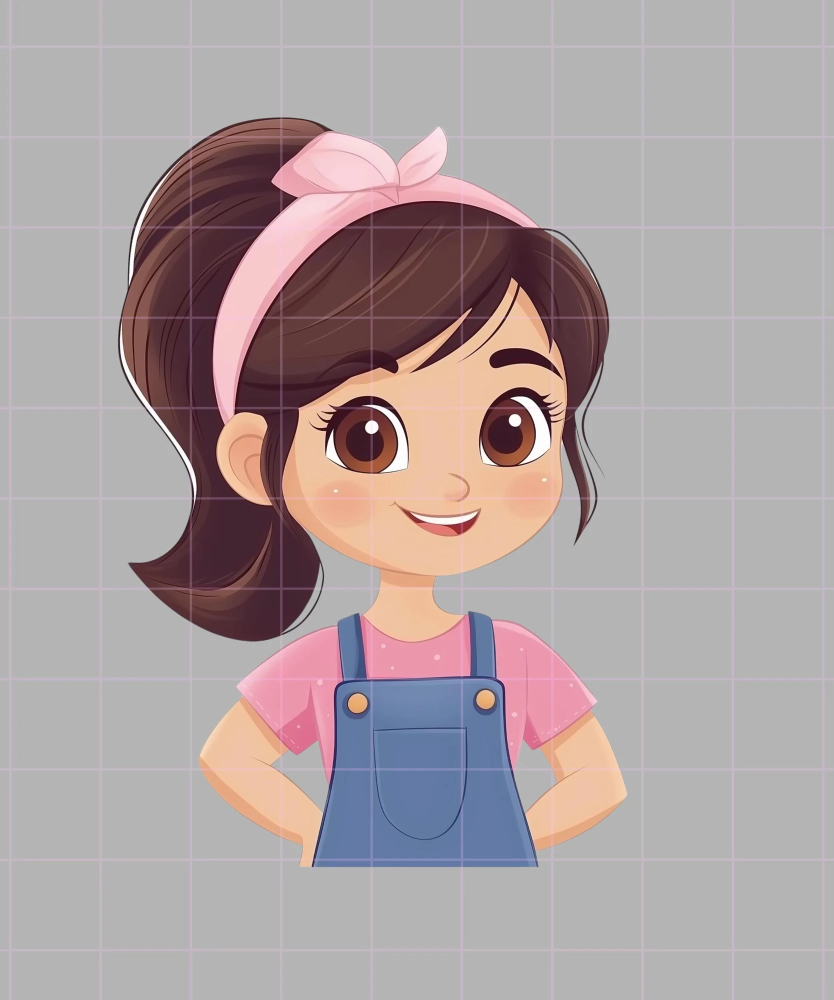
#> input picture cartoon3d-engine/assets/puppets/girl/source.webp, 1667 x 2000 px, given in place of front_neutral.png, which was not available (shown at 1/2 size)
$ python wrap_board2.py ../../assets/puppets/girl/source.webp
#> lines starting #> are read from the running program, lines starting #| are printed output that depends on the picture
"""python3 host/wrap_board2.py c1: comparison and expression boards for a head candidate."""
import os, sys
from PIL import Image, ImageDraw, ImageFont
R = os.path.join(os.path.dirname(os.path.dirname(os.path.abspath(__file__))), "build"); t = sys.argv[1]
H, W_ = os.path.join(R, "concepts", "h10", "H"), os.path.join(R, "wrap", t)
BG = (232, 228, 224); INK = (60, 54, 50); F = lambda n: ImageFont.truetype("/System/Library/Fonts/Helvetica.ttc", n)
def im(p, s):
    a = Image.open(p).convert("RGBA"); b = Image.new("RGBA", a.size, BG + (255,)); b.alpha_composite(a); return b.convert("RGB").resize(s, Image.LANCZOS)
def grid(path, title, cells, cols, size):
#> called with cols = 3, size = (520, 618)
    M, g = 30, 14; rows = (len(cells) + cols - 1) // cols
    c = Image.new("RGB", (M * 2 + cols * size[0] + (cols - 1) * g, 84 + rows * (size[1] + 44) + 16), BG); d = ImageDraw.Draw(c)
#> after `c = Image.new('RGB', (M * 2 + cols * size[0] + (cols - 1) * g, 84 + ro`:
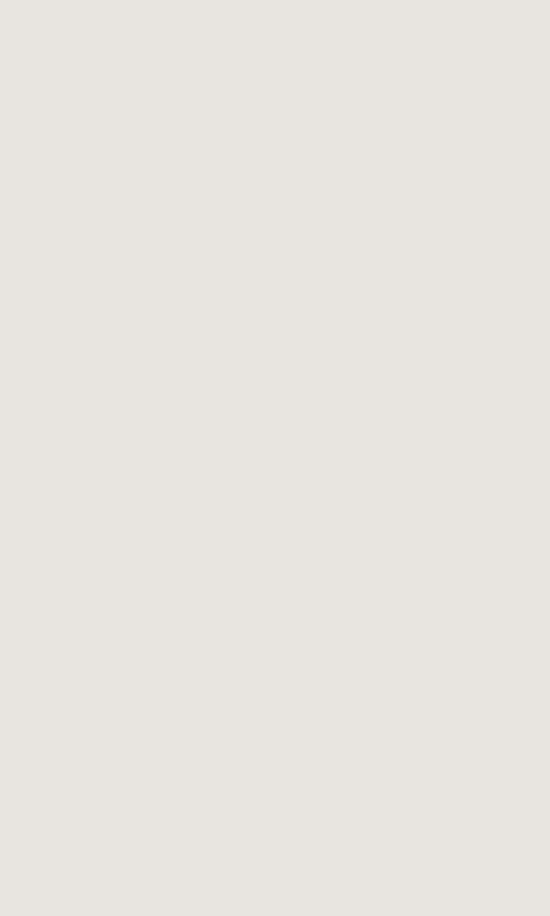
#> c: PIL image 1648x2748 RGB (shown at 1/3 size); mean R, G, B 232, 228, 224
    d.text((M, 22), title, font=F(30), fill=INK)
    for i, (p, l) in enumerate(cells):
        x = M + (i % cols) * (size[0] + g); y = 80 + (i // cols) * (size[1] + 44)
        d.text((x + size[0] / 2, y + 6), l, font=F(21), fill=INK, anchor="mt"); c.paste(im(p, size), (x, y + 36))
#> in im, `b = Image.new('RGBA', a.size, BG + (255,))`:
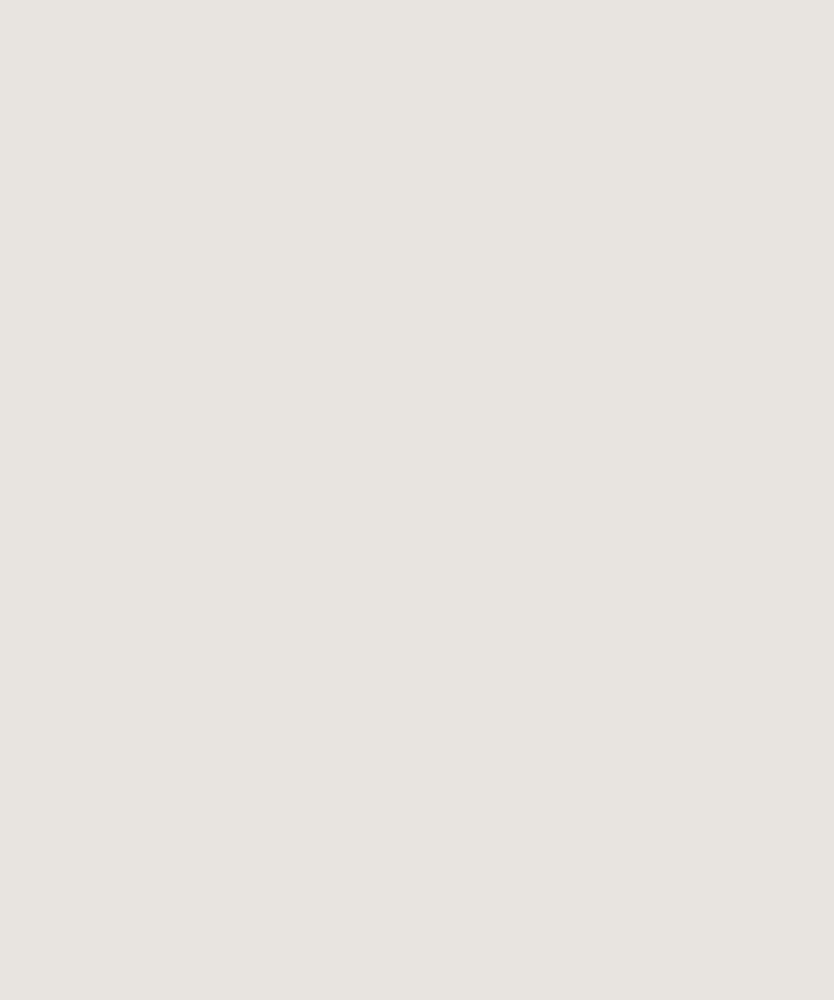
#> b: PIL image 1667x2000 RGBA (shown at 1/2 size); mean R, G, B, A 232, 228, 224, 255
#> in im, `return b.convert('RGB').resize(s, Image.LANCZOS)`:
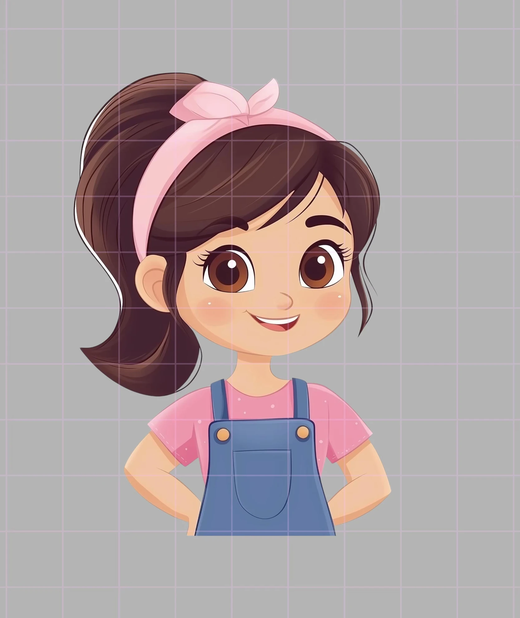
#> returned value: PIL image 520x618 RGB; mean R, G, B 172.8, 160.4, 161.7
#> after `c.paste(im(p, size), (x, y + 36))`:
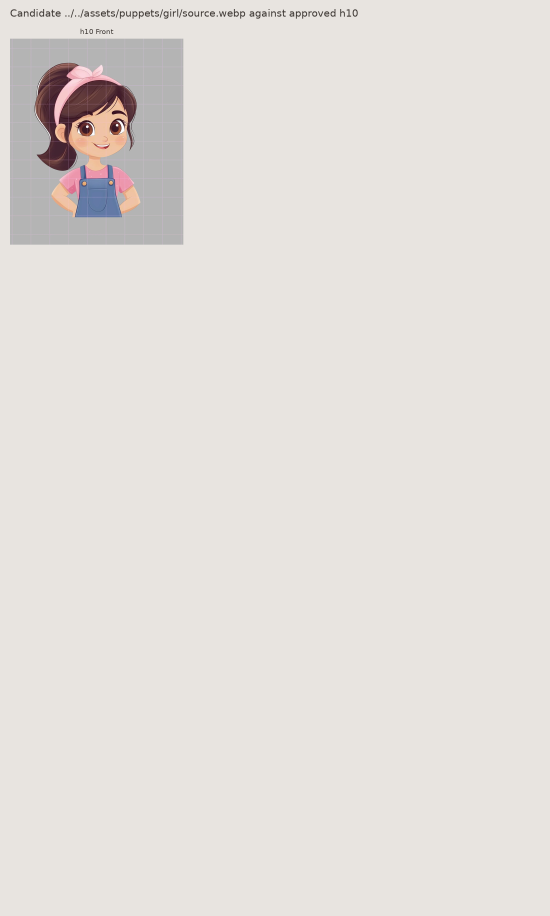
#> c: PIL image 1648x2748 RGB (shown at 1/3 size); mean R, G, B 227.5, 222.9, 219.3
    c.save(path, quality=90)
v = (("front_neutral", "Front"), ("q_neutral", "3/4"), ("side_neutral", "Side"), ("front_smile", "Front smile"), ("q_smile", "3/4 smile"), ("side_smile", "Side smile"))
cells = [(os.path.join(H, n + ".png"), "h10 " + l) for n, l in v[:3]] + [(os.path.join(W_, n + ".png"), "Candidate " + l) for n, l in v[:3]] + [(os.path.join(H, n + ".png"), "h10 " + l) for n, l in v[3:]] + [(os.path.join(W_, n + ".png"), "Candidate " + l) for n, l in v[3:]]
#> (the run stopped early here; a loop or call above may not have finished)
